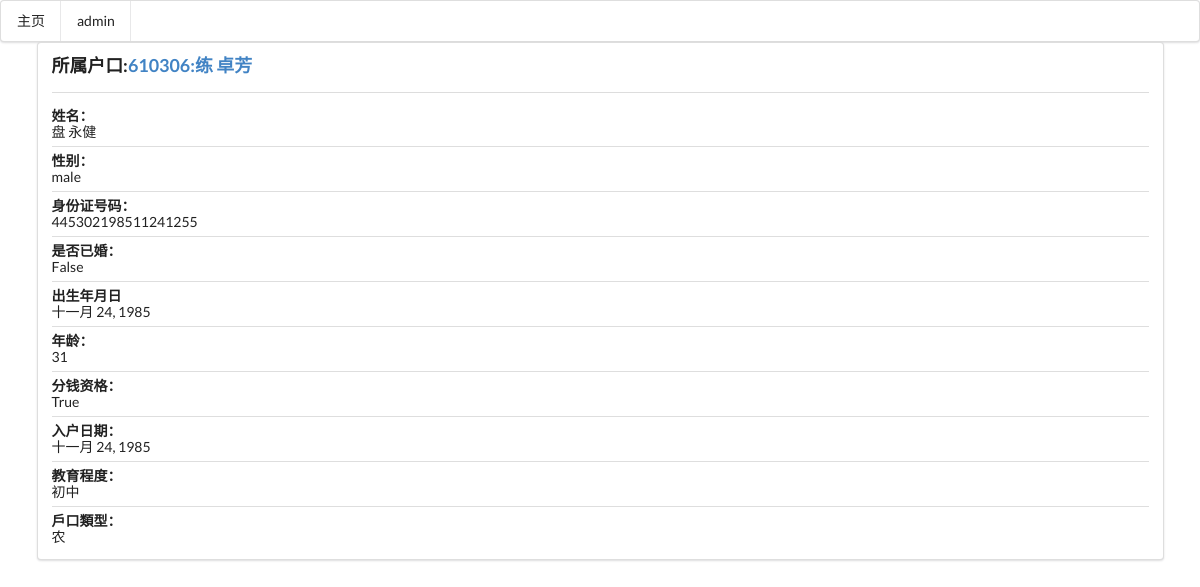
The app's page /account/people/644/ with its own data.
### apps/account/models.py (models this page shows, shortened)
class Account(models.Model):
    name = models.CharField('户名号码', unique=True, db_index=True, max_length=12)
    created = models.DateTimeField('创建时间', auto_now_add=True)
    updated = models.DateTimeField('更新日期', auto_now=True)
    class Meta:
        verbose_name = '户口号码'
        verbose_name_plural = verbose_name
    def get_absolute_url(self):
        return reverse("account:detail", kwargs={'name':self.name})
    def __str__(self):
        return "{0}:{1}".format(self.name, self.people.get(is_main=True))
    __repr__ = __str__

class People(models.Model):
    SEX_CHOICES = (
        ('male', '男'),
        ('female', '女'),
    )
    first_name = models.CharField('姓氏', max_length=8)
    last_name = models.CharField('名字', max_length=12)
    sex = models.CharField('性别', choices=SEX_CHOICES, max_length=6)
    id_card_num = models.CharField('身份证号码', db_index=True, max_length=18, null=True, blank=True)
    is_main = models.BooleanField('是否为户主', default=False)
    account = models.ForeignKey('Account', related_name='people', null=True, blank=True, verbose_name='所属户口')
    birthday = models.DateField('出生日期', null=True, blank=True)
    is_marry = models.BooleanField('是否已婚', default=False)
    is_getmoney = models.BooleanField('分钱资格', default=False)
    joind = models.DateField('入户日期', null=True, blank=True)
    nationality = models.CharField('民族', null=True, blank=True, max_length=26)
    education = models.CharField('教育程度', null=True, blank=True, max_length=20)
    account_type = models.CharField('户口类型', null=True, blank=True, max_length=20)
    phone_num = models.CharField('电话号码', null=True, blank=True, max_length=11)
    created = models.DateTimeField('创建时间', auto_now_add=True)
    updated = models.DateTimeField('更新日期', auto_now=True)
    is_del = models.BooleanField('是否注销', default=False)
    objects = PeopleNoDelManager()
    all_people = models.Manager()
    class Meta:
        verbose_name = '村民信息'
        verbose_name_plural = verbose_name
    def __str__(self):
        return '{} {}'.format(self.first_name, self.last_name)
    __repr__ = __str__
    def get_age(self):
        today = date.today()
        try:
            birthday = self.birthday.replace(year=today.year)
        except ValueError:
            birthday = self.birthday.replace(year=today.year, day=self.birthday.day - 1)
        if birthday > today:
            return today.year - self.birthday.year - 1
        else:
            return today.year - self.birthday.year

### apps/account/views.py (the view)
# urls.py: url(r'^people/(?P<pk>\d+)/$', views.PeopleView.as_view(), name='people'),
class PeopleView(DetailView):
    model = People
    template_name = 'account/people.html'
    context_object_name = 'people'
    pk_url_kwarg = 'pk'
    def get_context_data(self, **kwargs):
        context = super(PeopleView, self).get_context_data(**kwargs)
        context['account'] = Account.objects.get(people=self.object)
        return context

### apps/account/models.py (called while the page is built)
    def get_queryset(self):
        return super(PeopleNoDelManager, self).get_queryset().filter(is_del=False)

### apps/account/templates/account/people.html (shortened to what this page needs)
{% extends 'basic.html' %}
{% block conten %}
    <div class="ui container">
    <div class="ui  segment">
        <div class="ui header">所属户口:<a href="{{ account.get_absolute_url }}">{{ account }}</a></div>
        <div class="ui divider"></div>
        <div class="ui relaxed divided list">
            <div class="item">
                <div class="content">
                    <div class="header">姓名：</div>
                    {{ people }}
                </div>
            </div>
            <div class="item">
                <div class="content">
                    <div class="header">性别：</div>
                    {{ people.sex }}
                </div>
            </div>
            <div class="item">
                <div class="content">
                    <div class="header">身份证号码：</div>
                    {{ people.id_card_num }}
                </div>
            </div>
            <div class="item">
                <div class="content">
                    <div class="header">是否已婚：</div>
                    {{ people.is_main }}
                </div>
            </div>
            <div class="item">
                <div class="content">
                    <div class="header">出生年月日</div>
                    {{ people.birthday }}
                </div>
            </div>
            <div class="item">
                <div class="content">
                    <div class="header">年龄：</div>
                    {{ people.get_age }}
                </div>
            </div>
            <div class="item">
                <div class="content">
                    <div class="header">分钱资格：</div>
                    {{ people.is_getmoney }}
                </div>
            </div>
            <div class="item">
                <div class="content">
                    <div class="header">入户日期：</div>
                    {{ people.joind }}
                </div>
            </div>
             <div class="item">
                <div class="content">
                    <div class="header">教育程度：</div>
                    {{ people.education }}
                </div>
            </div>
            <div class="item">
                <div class="content">
                    <div class="header">戶口類型：</div>
                    {{ people.account_type }}
                </div>
            </div>
        </div>
    </div>
{% endblock %}

### records on screen
Account: name+id "610306:练 卓芳"
People: first_name+last_name "盘 永健", sex "male", id_card_num "445302198511241255", is_main "False", birthday "十一月 24, 1985", get_age "31", is_getmoney "True", joind "十一月 24, 1985", education "初中", account_type "农"
